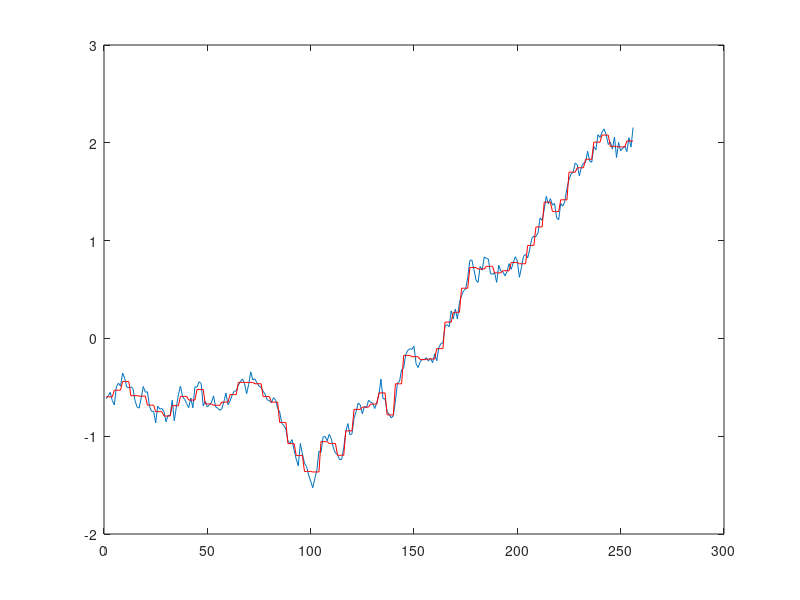

The MATLAB script that drew this image: (Note: this script raises an error after producing the figure.)
% Copyright and terms of use (DO NOT REMOVE):
% The code is made freely available for non-commercial uses only, provided that the copyright
% header in each file not be removed, and suitable citation(s) (see below) be made for papers
% published based on the code.
%
% The code is not optimized for speed, and we are not responsible for any errors that might
% occur in the code.
%
% The copyright of the code is retained by the authors.  By downloading/using this code you
% agree to all the terms stated above.
%
%   Lin, J., Keogh, E., Lonardi, S. & Chiu, B.
%   "A Symbolic Representation of Time Series, with Implications for Streaming Algorithms."
%   In proceedings of the 8th ACM SIGMOD Workshop on Research Issues in Data Mining and
%   Knowledge Discovery. San Diego, CA. June 13, 2003.
%
%
%   Lin, J., Keogh, E., Patel, P. & Lonardi, S.
%   "Finding Motifs in Time Series". In proceedings of the 2nd Workshop on Temporal Data Mining,
%   at the 8th ACM SIGKDD International Conference on Knowledge Discovery and Data Mining.
%   Edmonton, Alberta, Canada. July 23-26, 2002
%
%
% This code provides a step-by-step demo of SAX (Symbolic Aggregate approXimation).  Press enter
% for the next step.
%
%   usage: [str] = sax_demo
%          [str] = sax_demo(data)
%
% Copyright (c) 2003, Eamonn Keogh, Jessica Lin, Stefano Lonardi, Pranav Patel, Li Wei. All rights reserved.
%
function [sax_string] = ts_f_sax_demo(data, flg_pause, alphabet_len, segment_len)

if nargin < 1
    data = random_walk(256);
end

if nargin < 2
    flg_pause = 1;
end

if nargin < 3
    alphabet_len = 10;
end

if nargin < 4
    segment_len = 4;
end

data_len = length(data);
segment_len = data_len / segment_len;

    if alphabet_len > 64
        disp('Currently alphabet_size cannot be larger than 64.  Please update the breakpoint table if you wish to do so');
        return;
    end

    % nseg must be divisible by data length
    if (mod(data_len, segment_len))

        disp('nseg must be divisible by the data length. Aborting ');
        return;

    end;

    % win_size is the number of data points on the raw time series that will be mapped to a
    % single symbol
    window_len = floor(data_len / segment_len);
    struct('flg_pause', flg_pause, 'alphabet_len', alphabet_len, 'data_len', data_len, 'segment_len', segment_len, 'window_len', window_len)

    data = (data - mean(data))/std(data);

    plot(data);

    if flg_pause
        pause;
    end

    % special case: no dimensionality reduction
    if data_len == segment_len
        PAA = data;

    % Convert to PAA.  Note that this line is also in timeseries2symbol, which will be
    % called later.  So it's redundant here and is for the purpose of plotting only.
    else
        PAA = [mean(reshape(data,window_len,segment_len))];
    end

    % plot the PAA segments
    PAA_plot = repmat(PAA', 1, window_len);
    PAA_plot = reshape(PAA_plot', 1, data_len)';

    hold on;
    plot(PAA_plot,'r');

    if flg_pause
        pause;
    end

    % map the segments to string
    str = ts_f_sax(data, data_len, segment_len, alphabet_len);

    % for i = 2:length(alp) disp(['        case ' num2str(i) ', cut_points  = ' mat2str(alp(i).a(2:end)) ';']); end
    % get the breakpoints
    switch alphabet_len
        case 2, cut_points  = 0;
        case 3, cut_points  = [-0.430727299295457 0.430727299295457];
        case 4, cut_points  = [-0.674489750196082 0 0.674489750196082];
        case 5, cut_points  = [-0.841621233572914 -0.2533471031358 0.2533471031358 0.841621233572914];
        case 6, cut_points  = [-0.967421566101701 -0.430727299295457 0 0.430727299295457 0.967421566101701];
        case 7, cut_points  = [-1.06757052387814 -0.565948821932863 -0.180012369792705 0.180012369792705 0.565948821932863 1.06757052387814];
        case 8, cut_points  = [-1.15034938037601 -0.674489750196082 -0.318639363964375 0 0.318639363964375 0.674489750196082 1.15034938037601];
        case 9, cut_points  = [-1.22064034884735 -0.764709673786387 -0.430727299295457 -0.139710298881862 0.139710298881862 0.430727299295457 0.764709673786387 1.22064034884735];
        case 10, cut_points  = [-1.2815515655446 -0.841621233572914 -0.524400512708041 -0.2533471031358 0 0.2533471031358 0.524400512708041 0.841621233572914 1.2815515655446];
        case 11, cut_points  = [-1.33517773611894 -0.908457868537385 -0.604585346583237 -0.348755695517045 -0.114185294321428 0.114185294321428 0.348755695517045 0.604585346583237 0.908457868537385 1.33517773611894];
        case 12, cut_points  = [-1.38299412710064 -0.967421566101701 -0.674489750196082 -0.430727299295457 -0.210428394247925 0 0.210428394247925 0.430727299295457 0.674489750196082 0.967421566101701 1.38299412710064];
        case 13, cut_points  = [-1.42607687227285 -1.0200762327862 -0.73631591737613 -0.502402223373355 -0.293381232121193 -0.0965586152896392 0.0965586152896392 0.293381232121193 0.502402223373355 0.73631591737613 1.0200762327862 1.42607687227285];
        case 14, cut_points  = [-1.46523379268552 -1.06757052387814 -0.791638607743375 -0.565948821932863 -0.36610635680057 -0.180012369792705 0 0.180012369792705 0.36610635680057 0.565948821932863 0.791638607743375 1.06757052387814 1.46523379268552];
        case 15, cut_points  = [-1.50108594604403 -1.11077161663679 -0.841621233572914 -0.622925723210088 -0.430727299295457 -0.2533471031358 -0.0836517339071292 0.0836517339071292 0.2533471031358 0.430727299295457 0.622925723210088 0.841621233572914 1.11077161663679 1.50108594604403];
        case 16, cut_points  = [-1.53412054435255 -1.15034938037601 -0.887146559018876 -0.674489750196082 -0.488776411114669 -0.318639363964375 -0.157310684610171 0 0.157310684610171 0.318639363964375 0.488776411114669 0.674489750196082 0.887146559018876 1.15034938037601 1.53412054435255];
        case 17, cut_points  = [-1.5647264713618 -1.18683143275582 -0.928899491647271 -0.721522283982343 -0.541395085129088 -0.377391943828554 -0.223007830940367 -0.0737912738082727 0.0737912738082727 0.223007830940367 0.377391943828554 0.541395085129088 0.721522283982343 0.928899491647271 1.18683143275582 1.5647264713618];
        case 18, cut_points  = [-1.59321881802305 -1.22064034884735 -0.967421566101701 -0.764709673786387 -0.589455797849778 -0.430727299295457 -0.282216147062508 -0.139710298881862 0 0.139710298881862 0.282216147062508 0.430727299295457 0.589455797849778 0.764709673786387 0.967421566101701 1.22064034884735 1.59321881802305];
        case 19, cut_points  = [-1.61985625863827 -1.25211952026522 -1.00314796766253 -0.8045963803603 -0.633640000779701 -0.47950565333095 -0.336038140371823 -0.199201324789267 -0.0660118123758408 0.0660118123758408 0.199201324789267 0.336038140371823 0.47950565333095 0.633640000779701 0.8045963803603 1.00314796766253 1.25211952026522 1.61985625863827];
        case 20, cut_points  = [-1.64485362695147 -1.2815515655446 -1.03643338949379 -0.841621233572914 -0.674489750196082 -0.524400512708041 -0.385320466407567 -0.2533471031358 -0.125661346855074 0 0.125661346855074 0.2533471031358 0.385320466407567 0.524400512708041 0.674489750196082 0.841621233572914 1.03643338949379 1.2815515655446 1.64485362695147];
        case 21, cut_points  = [-1.66839119394708 -1.30917171678578 -1.06757052387814 -0.876142849246841 -0.712443032389489 -0.565948821932863 -0.430727299295457 -0.302980448056206 -0.180012369792705 -0.059717099785323 0.059717099785323 0.180012369792705 0.302980448056206 0.430727299295457 0.565948821932863 0.712443032389489 0.876142849246841 1.06757052387814 1.30917171678578 1.66839119394708];
        case 22, cut_points  = [-1.6906216295849 -1.33517773611894 -1.09680356209351 -0.908457868537385 -0.747858594763302 -0.604585346583237 -0.472789120992267 -0.348755695517045 -0.229884117579232 -0.114185294321428 0 0.114185294321428 0.229884117579232 0.348755695517045 0.472789120992267 0.604585346583237 0.747858594763302 0.908457868537385 1.09680356209351 1.33517773611894 1.6906216295849];
        case 23, cut_points  = [-1.71167530650973 -1.35973738393861 -1.12433823156864 -0.938814316876903 -0.781033811522709 -0.640666889919105 -0.511936213871329 -0.391196258189472 -0.27592106310796 -0.164210777079331 -0.0545189148481012 0.0545189148481012 0.164210777079331 0.27592106310796 0.391196258189472 0.511936213871329 0.640666889919105 0.781033811522709 0.938814316876903 1.12433823156864 1.35973738393861 1.71167530650973];
        case 24, cut_points  = [-1.73166439612225 -1.38299412710064 -1.15034938037601 -0.967421566101701 -0.812217801499913 -0.674489750196082 -0.548522282698098 -0.430727299295457 -0.318639363964375 -0.210428394247925 -0.104633455614075 0 0.104633455614075 0.210428394247925 0.318639363964375 0.430727299295457 0.548522282698098 0.674489750196082 0.812217801499913 0.967421566101701 1.15034938037601 1.38299412710064 1.73166439612225];
        case 25, cut_points  = [-1.75068607125217 -1.40507156030963 -1.17498679206609 -0.994457883209753 -0.841621233572914 -0.706302562840088 -0.582841507271216 -0.467698799114508 -0.358458793251194 -0.2533471031358 -0.150969215496777 -0.0501535834647338 0.0501535834647338 0.150969215496777 0.2533471031358 0.358458793251194 0.467698799114508 0.582841507271216 0.706302562840088 0.841621233572914 0.994457883209753 1.17498679206609 1.40507156030963 1.75068607125217];
        case 26, cut_points  = [-1.76882503851871 -1.42607687227285 -1.19837970230692 -1.0200762327862 -0.869423773288886 -0.73631591737613 -0.615141104595973 -0.502402223373355 -0.395725295814487 -0.293381232121193 -0.194028142423926 -0.0965586152896392 0 0.0965586152896392 0.194028142423926 0.293381232121193 0.395725295814487 0.502402223373355 0.615141104595973 0.73631591737613 0.869423773288886 1.0200762327862 1.19837970230692 1.42607687227285 1.76882503851871];
        case 27, cut_points  = [-1.78615556126108 -1.44610359291818 -1.22064034884735 -1.0444087948726 -0.895779818883589 -0.764709673786387 -0.645630749275982 -0.535082815086322 -0.430727299295457 -0.330872571726419 -0.23421919391462 -0.139710298881862 -0.0464357247705272 0.0464357247705272 0.139710298881862 0.23421919391462 0.330872571726419 0.430727299295457 0.535082815086322 0.645630749275982 0.764709673786387 0.895779818883589 1.0444087948726 1.22064034884735 1.44610359291818 1.78615556126108];
        case 28, cut_points  = [-1.80274309073919 -1.46523379268552 -1.24186679184332 -1.06757052387814 -0.920822976368379 -0.791638607743375 -0.674489750196082 -0.565948821932863 -0.463707751457179 -0.36610635680057 -0.271880005399261 -0.180012369792705 -0.0896423510757627 0 0.0896423510757627 0.180012369792705 0.271880005399261 0.36610635680057 0.463707751457179 0.565948821932863 0.674489750196082 0.791638607743375 0.920822976368379 1.06757052387814 1.24186679184332 1.46523379268552 1.80274309073919];
        case 29, cut_points  = [-1.81864559285006 -1.4835398594013 -1.26214517662281 -1.08966198194611 -0.944669591394476 -0.8172368220294 -0.70187259542196 -0.595178533333278 -0.494873163568624 -0.399323067349551 -0.307292571201156 -0.217798379927399 -0.130018583307084 -0.0432311911528171 0.0432311911528171 0.130018583307084 0.217798379927399 0.307292571201156 0.399323067349551 0.494873163568624 0.595178533333278 0.70187259542196 0.8172368220294 0.944669591394476 1.08966198194611 1.26214517662281 1.4835398594013 1.81864559285006];
        case 30, cut_points  = [-1.83391463581591 -1.50108594604403 -1.2815515655446 -1.11077161663679 -0.967421566101701 -0.841621233572914 -0.727913290881644 -0.622925723210088 -0.524400512708041 -0.430727299295457 -0.340694827087795 -0.2533471031358 -0.167894004788106 -0.0836517339071292 0 0.0836517339071292 0.167894004788106 0.2533471031358 0.340694827087795 0.430727299295457 0.524400512708041 0.622925723210088 0.727913290881644 0.841621233572914 0.967421566101701 1.11077161663679 1.2815515655446 1.50108594604403 1.83391463581591];
        case 31, cut_points  = [-1.84859628850141 -1.51792915959428 -1.30015343336342 -1.13097760824516 -0.989168627340635 -0.864894358685283 -0.75272879425817 -0.649323913186466 -0.552442584646774 -0.460494539103116 -0.372289360465191 -0.286893916923039 -0.203544231532486 -0.121587382750483 -0.040440508565646 0.040440508565646 0.121587382750483 0.203544231532486 0.286893916923039 0.372289360465191 0.460494539103116 0.552442584646774 0.649323913186466 0.75272879425817 0.864894358685283 0.989168627340635 1.13097760824516 1.30015343336342 1.51792915959428 1.84859628850141];
        case 32, cut_points  = [-1.86273186742165 -1.53412054435255 -1.31801089730354 -1.15034938037601 -1.00999016924958 -0.887146559018876 -0.776421761147928 -0.674489750196082 -0.579132162255556 -0.488776411114669 -0.402250065321725 -0.318639363964375 -0.237202109328788 -0.157310684610171 -0.0784124127331121 0 0.0784124127331121 0.157310684610171 0.237202109328788 0.318639363964375 0.402250065321725 0.488776411114669 0.579132162255556 0.674489750196082 0.776421761147928 0.887146559018876 1.00999016924958 1.15034938037601 1.31801089730354 1.53412054435255 1.86273186742165];
        case 33, cut_points  = [-1.8763585618946 -1.54970590073659 -1.33517773611894 -1.16894884453148 -1.02995676222537 -0.908457868537385 -0.799082762135179 -0.69852571034506 -0.604585346583237 -0.515704793693038 -0.430727299295457 -0.348755695517045 -0.269066137854314 -0.191052006146174 -0.114185294321428 -0.0379883512302823 0.0379883512302823 0.114185294321428 0.191052006146174 0.269066137854314 0.348755695517045 0.430727299295457 0.515704793693038 0.604585346583237 0.69852571034506 0.799082762135179 0.908457868537385 1.02995676222537 1.16894884453148 1.33517773611894 1.54970590073659 1.8763585618946];
        case 34, cut_points  = [-1.88950996033343 -1.5647264713618 -1.35170223993066 -1.18683143275582 -1.04913139796397 -0.928899491647271 -0.82079208833238 -0.721522283982343 -0.62890421763219 -0.541395085129088 -0.457851931012495 -0.377391943828554 -0.299306910465667 -0.223007830940367 -0.147987109725839 -0.0737912738082727 0 0.0737912738082727 0.147987109725839 0.223007830940367 0.299306910465667 0.377391943828554 0.457851931012495 0.541395085129088 0.62890421763219 0.721522283982343 0.82079208833238 0.928899491647271 1.04913139796397 1.18683143275582 1.35170223993066 1.5647264713618 1.88950996033343];
        case 35, cut_points  = [-1.90221649578202 -1.57921951928357 -1.36762792331569 -1.2040469600267 -1.06757052387814 -0.948535040826638 -0.841621233572914 -0.743559756879431 -0.652178986342786 -0.565948821932863 -0.483738553046103 -0.404677904530047 -0.328072107531651 -0.2533471031358 -0.180012369792705 -0.107634392383102 -0.0358166316600694 0.0358166316600694 0.107634392383102 0.180012369792705 0.2533471031358 0.328072107531651 0.404677904530047 0.483738553046103 0.565948821932863 0.652178986342786 0.743559756879431 0.841621233572914 0.948535040826638 1.06757052387814 1.2040469600267 1.36762792331569 1.57921951928357 1.90221649578202];
        case 36, cut_points  = [-1.91450582505556 -1.59321881802305 -1.38299412710064 -1.22064034884735 -1.08532490807676 -0.967421566101701 -0.861634120174172 -0.764709673786387 -0.674489750196082 -0.589455797849778 -0.508488059109357 -0.430727299295457 -0.355490417839531 -0.282216147062508 -0.210428394247925 -0.139710298881862 -0.0696849203184555 0 0.0696849203184555 0.139710298881862 0.210428394247925 0.282216147062508 0.355490417839531 0.430727299295457 0.508488059109357 0.589455797849778 0.674489750196082 0.764709673786387 0.861634120174172 0.967421566101701 1.08532490807676 1.22064034884735 1.38299412710064 1.59321881802305 1.91450582505556];
        case 37, cut_points  = [-1.92640315296398 -1.60675506896924 -1.3978365289711 -1.23665224151991 -1.10244036701516 -0.98561041686727 -0.88088811958693 -0.785036049876892 -0.695907936878958 -0.611995793699595 -0.532189730919304 -0.455640313737879 -0.381674653765563 -0.30974253153853 -0.239380162671753 -0.170184724112369 -0.101795599094705 -0.0338798354034919 0.0338798354034919 0.101795599094705 0.170184724112369 0.239380162671753 0.30974253153853 0.381674653765563 0.455640313737879 0.532189730919304 0.611995793699595 0.695907936878958 0.785036049876892 0.88088811958693 0.98561041686727 1.10244036701516 1.23665224151991 1.3978365289711 1.60675506896924 1.92640315296398];
        case 38, cut_points  = [-1.93793151085283 -1.61985625863827 -1.41218757890616 -1.25211952026522 -1.11895838106256 -1.00314796766253 -0.899434907667234 -0.8045963803603 -0.716497500177991 -0.633640000779701 -0.554922942702654 -0.47950565333095 -0.406724251871364 -0.336038140371823 -0.266994125404953 -0.199201324789267 -0.132312852276171 -0.0660118123758408 0 0.0660118123758408 0.132312852276171 0.199201324789267 0.266994125404953 0.336038140371823 0.406724251871364 0.47950565333095 0.554922942702654 0.633640000779701 0.716497500177991 0.8045963803603 0.899434907667234 1.00314796766253 1.11895838106256 1.25211952026522 1.41218757890616 1.61985625863827 1.93793151085283];
        case 39, cut_points  = [-1.94911199693989 -1.63254796584635 -1.42607687227285 -1.26707575126644 -1.13491661799349 -1.0200762327862 -0.917321185619228 -0.823442487223818 -0.736315917376129 -0.654452200732004 -0.576758564507798 -0.502402223373355 -0.430727299295457 -0.361201637711319 -0.293381232121193 -0.226885444535879 -0.161379042734239 -0.0965586152896389 -0.0321417933273382 0.0321417933273382 0.0965586152896389 0.161379042734239 0.226885444535879 0.293381232121193 0.361201637711319 0.430727299295457 0.502402223373355 0.576758564507798 0.654452200732004 0.736315917376129 0.823442487223818 0.917321185619228 1.0200762327862 1.13491661799349 1.26707575126644 1.42607687227285 1.63254796584635 1.94911199693989];
        case 40, cut_points  = [-1.95996398454005 -1.64485362695147 -1.43953147093846 -1.2815515655446 -1.15034938037601 -1.03643338949379 -0.93458929107348 -0.841621233572914 -0.755415026360469 -0.674489750196082 -0.597760126042478 -0.524400512708041 -0.45376219016988 -0.385320466407567 -0.318639363964375 -0.2533471031358 -0.189118426272792 -0.125661346855074 -0.0627067779432139 0 0.0627067779432139 0.125661346855074 0.189118426272792 0.2533471031358 0.318639363964375 0.385320466407567 0.45376219016988 0.524400512708041 0.597760126042478 0.674489750196082 0.755415026360469 0.841621233572914 0.93458929107348 1.03643338949379 1.15034938037601 1.2815515655446 1.43953147093846 1.64485362695147 1.95996398454005];
        case 41, cut_points  = [-1.97050530317033 -1.65679476581598 -1.452576180812 -1.29557498709769 -1.16528798969668 -1.05225422555623 -0.951277718729092 -0.85917512959585 -0.773841732337253 -0.693804407736368 -0.617984788468504 -0.545563741822596 -0.475898990436679 -0.408472481974124 -0.342855305390327 -0.27868339741722 -0.215640104012582 -0.153443198823334 -0.0918348329542223 -0.0305733998209062 0.0305733998209062 0.0918348329542223 0.153443198823334 0.215640104012582 0.27868339741722 0.342855305390327 0.408472481974124 0.475898990436679 0.545563741822596 0.617984788468504 0.693804407736368 0.773841732337253 0.85917512959585 0.951277718729092 1.05225422555623 1.16528798969668 1.29557498709769 1.452576180812 1.65679476581598 1.97050530317033];
        case 42, cut_points  = [-1.98075239664728 -1.66839119394708 -1.46523379268552 -1.30917171678578 -1.17976111761186 -1.06757052387814 -0.967421566101701 -0.876142849246841 -0.791638607743375 -0.712443032389489 -0.637484160962377 -0.565948821932863 -0.497200570681554 -0.430727299295457 -0.36610635680057 -0.302980448056206 -0.241040393886027 -0.180012369792705 -0.119648113039842 -0.059717099785323 0 0.059717099785323 0.119648113039842 0.180012369792705 0.241040393886027 0.302980448056206 0.36610635680057 0.430727299295457 0.497200570681554 0.565948821932863 0.637484160962377 0.712443032389489 0.791638607743375 0.876142849246841 0.967421566101701 1.06757052387814 1.17976111761186 1.30917171678578 1.46523379268552 1.66839119394708 1.98075239664728];
        case 43, cut_points  = [-1.99072046158203 -1.67966118531581 -1.47752529201884 -1.32236537889972 -1.1937950727831 -1.0824113944611 -0.98305291689619 -0.89255967293445 -0.808844404113396 -0.730448176998166 -0.656304990866762 -0.585607161223859 -0.517723552817667 -0.452147410767536 -0.388461663983111 -0.326314992004794 -0.265404753824975 -0.205464409067124 -0.14625393380431 -0.0875522464861797 -0.0291509685231212 0.0291509685231212 0.0875522464861797 0.14625393380431 0.205464409067124 0.265404753824975 0.326314992004794 0.388461663983111 0.452147410767536 0.517723552817667 0.585607161223859 0.656304990866762 0.730448176998166 0.808844404113396 0.89255967293445 0.98305291689619 1.0824113944611 1.1937950727831 1.32236537889972 1.47752529201884 1.67966118531581 1.99072046158203];
        case 44, cut_points  = [-2.00042356910598 -1.6906216295849 -1.48947004232794 -1.33517773611894 -1.2074140502222 -1.09680356209351 -0.998201172152886 -0.908457868537385 -0.825494490929236 -0.747858594763302 -0.674489750196082 -0.604585346583237 -0.537519106202773 -0.472789120992267 -0.409983322187337 -0.348755695517045 -0.288809355074463 -0.229884117579232 -0.171747089637512 -0.114185294321428 -0.0569996743583745 0 0.0569996743583745 0.114185294321428 0.171747089637512 0.229884117579232 0.288809355074463 0.348755695517045 0.409983322187337 0.472789120992267 0.537519106202773 0.604585346583237 0.674489750196082 0.747858594763302 0.825494490929236 0.908457868537385 0.998201172152886 1.09680356209351 1.2074140502222 1.33517773611894 1.48947004232794 1.6906216295849 2.00042356910598];
        case 45, cut_points  = [-2.00987477219539 -1.70128816685226 -1.50108594604403 -1.34762887757489 -1.22064034884735 -1.11077161663679 -1.01289333744469 -0.923867020744313 -0.841621233572914 -0.764709673786387 -0.692077136614013 -0.622925723210088 -0.556633621067211 -0.492703333060041 -0.430727299295457 -0.37036424480676 -0.311322379644141 -0.2533471031358 -0.196211733645184 -0.139710298881862 -0.0836517339071292 -0.0278550269854588 0.0278550269854588 0.0836517339071292 0.139710298881862 0.196211733645184 0.2533471031358 0.311322379644141 0.37036424480676 0.430727299295457 0.492703333060041 0.556633621067211 0.622925723210088 0.692077136614013 0.764709673786387 0.841621233572914 0.923867020744313 1.01289333744469 1.11077161663679 1.22064034884735 1.34762887757489 1.50108594604403 1.70128816685226 2.00987477219539];
        case 46, cut_points  = [-2.01908620058314 -1.71167530650973 -1.51238958606768 -1.35973738393861 -1.23349456196869 -1.12433823156864 -1.027154272915 -0.938814316876903 -0.857254320221178 -0.781033811522709 -0.709102503409024 -0.640666889919105 -0.575109281278438 -0.511936213871329 -0.450744212615359 -0.391196258189472 -0.333005098197297 -0.27592106310796 -0.21972291581858 -0.164210777079331 -0.109200481691432 -0.0545189148481012 0 0.0545189148481012 0.109200481691432 0.164210777079331 0.21972291581858 0.27592106310796 0.333005098197297 0.391196258189472 0.450744212615359 0.511936213871329 0.575109281278438 0.640666889919105 0.709102503409024 0.781033811522709 0.857254320221178 0.938814316876903 1.027154272915 1.12433823156864 1.23349456196869 1.35973738393861 1.51238958606768 1.71167530650973 2.01908620058314];
        case 47, cut_points  = [-2.02806914493391 -1.72179653240106 -1.52339635071863 -1.37152047280283 -1.24599574462694 -1.13752435547256 -1.04100691175612 -0.953324795893626 -0.87242104571719 -0.796860738826713 -0.725598230194562 -0.657844124431858 -0.592984553981632 -0.530529760189066 -0.470079986348763 -0.411302053760771 -0.353912771664911 -0.297666850186396 -0.242347851741802 -0.187761229176118 -0.133728811791069 -0.0800842957968131 -0.0266694193761599 0.0266694193761599 0.0800842957968131 0.133728811791069 0.187761229176118 0.242347851741802 0.297666850186396 0.353912771664911 0.411302053760771 0.470079986348763 0.530529760189066 0.592984553981632 0.657844124431858 0.725598230194562 0.796860738826713 0.87242104571719 0.953324795893626 1.04100691175612 1.13752435547256 1.24599574462694 1.37152047280283 1.52339635071863 1.72179653240106 2.02806914493391];
        case 48, cut_points  = [-2.03683413170139 -1.73166439612225 -1.53412054435255 -1.38299412710064 -1.2581615610631 -1.15034938037601 -1.05447245177005 -0.967421566101701 -0.887146559018876 -0.812217801499913 -0.741594043861517 -0.674489750196082 -0.610294610186332 -0.548522282698098 -0.488776411114669 -0.430727299295457 -0.374095410197723 -0.318639363964375 -0.264146976825924 -0.210428394247925 -0.157310684610171 -0.104633455614075 -0.0522451803759405 0 0.0522451803759405 0.104633455614075 0.157310684610171 0.210428394247925 0.264146976825924 0.318639363964375 0.374095410197723 0.430727299295457 0.488776411114669 0.548522282698098 0.610294610186332 0.674489750196082 0.741594043861517 0.812217801499913 0.887146559018876 0.967421566101701 1.05447245177005 1.15034938037601 1.2581615610631 1.38299412710064 1.53412054435255 1.73166439612225 2.03683413170139];
        case 49, cut_points  = [-2.04539098987329 -1.7412906000252 -1.54457548556325 -1.39417320886912 -1.27000841507014 -1.16283129020078 -1.06757052387814 -0.981125996162176 -0.901454079673676 -0.82713020584163 -0.757117297570861 -0.690633454112706 -0.627071687663682 -0.565948821932863 -0.506871622557933 -0.449513565456691 -0.393598415796924 -0.338888301553315 -0.285174828345129 -0.232272293482626 -0.180012369792705 -0.128239825980313 -0.0768089757694082 -0.0255806291232526 0.0255806291232526 0.0768089757694082 0.128239825980313 0.180012369792705 0.232272293482626 0.285174828345129 0.338888301553315 0.393598415796924 0.449513565456691 0.506871622557933 0.565948821932863 0.627071687663682 0.690633454112706 0.757117297570861 0.82713020584163 0.901454079673676 0.981125996162176 1.06757052387814 1.16283129020078 1.27000841507014 1.39417320886912 1.54457548556325 1.7412906000252 2.04539098987329];
        case 50, cut_points  = [-2.05374891063182 -1.75068607125217 -1.55477359459685 -1.40507156030963 -1.2815515655446 -1.17498679206609 -1.08031934081496 -0.994457883209753 -0.915365087842814 -0.841621233572914 -0.772193214188685 -0.706302562840088 -0.643345405392917 -0.582841507271216 -0.524400512708041 -0.467698799114508 -0.412463129441405 -0.358458793251194 -0.305480788099397 -0.2533471031358 -0.201893479141851 -0.150969215496777 -0.10043372051147 -0.0501535834647338 0 0.0501535834647338 0.10043372051147 0.150969215496777 0.201893479141851 0.2533471031358 0.305480788099397 0.358458793251194 0.412463129441405 0.467698799114508 0.524400512708041 0.582841507271216 0.643345405392917 0.706302562840088 0.772193214188685 0.841621233572914 0.915365087842814 0.994457883209753 1.08031934081496 1.17498679206609 1.2815515655446 1.40507156030963 1.55477359459685 1.75068607125217 2.05374891063182];
        case 51, cut_points  = [-2.06191650080946 -1.75986102793353 -1.5647264713618 -1.41570209380051 -1.29280522919942 -1.18683143275582 -1.09273582872572 -1.00743560128731 -0.928899491647271 -0.855712430592972 -0.786845099455005 -0.721522283982343 -0.659143037113206 -0.599229868099345 -0.541395085129088 -0.485317730254962 -0.430727299295457 -0.377391943828554 -0.325109711425282 -0.273701889612983 -0.223007830940367 -0.172880832750767 -0.123184771485879 -0.0737912738082727 -0.0245772610640276 0.0245772610640276 0.0737912738082727 0.123184771485879 0.172880832750767 0.223007830940367 0.273701889612983 0.325109711425282 0.377391943828554 0.430727299295457 0.485317730254962 0.541395085129088 0.599229868099345 0.659143037113206 0.721522283982343 0.786845099455005 0.855712430592972 0.928899491647271 1.00743560128731 1.09273582872572 1.18683143275582 1.29280522919942 1.41570209380051 1.5647264713618 1.75986102793353 2.06191650080946];
        case 52, cut_points  = [-2.06990183089505 -1.76882503851871 -1.57444496521704 -1.42607687227285 -1.30378267210349 -1.19837970230692 -1.10483574396211 -1.0200762327862 -0.942075774995776 -0.869423773288886 -0.80109452928195 -0.73631591737613 -0.674489750196082 -0.615141104595973 -0.557884762839599 -0.502402223373355 -0.448425483305935 -0.395725295814487 -0.344102462883016 -0.293381232121193 -0.243404177810631 -0.194028142423926 -0.145120941210774 -0.0965586152896392 -0.0482230735559219 0 0.0482230735559219 0.0965586152896392 0.145120941210774 0.194028142423926 0.243404177810631 0.293381232121193 0.344102462883016 0.395725295814487 0.448425483305935 0.502402223373355 0.557884762839599 0.615141104595973 0.674489750196082 0.73631591737613 0.80109452928195 0.869423773288886 0.942075774995776 1.0200762327862 1.10483574396211 1.19837970230692 1.30378267210349 1.42607687227285 1.57444496521704 1.76882503851871 2.06990183089505];
        case 53, cut_points  = [-2.07771247824077 -1.77758707507339 -1.58393923755113 -1.43620718115479 -1.31449629146787 -1.20964512638236 -1.11663377702084 -1.03239568516491 -0.954911128553996 -0.882773815517318 -0.814961514850329 -0.750705040808863 -0.689408814978447 -0.630600324263671 -0.573896656348187 -0.518981582211196 -0.465589396943837 -0.413493227930256 -0.362496374813799 -0.312425752996715 -0.263126823295887 -0.214459586272228 -0.166295346135097 -0.118514032206798 -0.0710019212505683 -0.0236496409306192 0.0236496409306192 0.0710019212505683 0.118514032206798 0.166295346135097 0.214459586272228 0.263126823295887 0.312425752996715 0.362496374813799 0.413493227930256 0.465589396943837 0.518981582211196 0.573896656348187 0.630600324263671 0.689408814978447 0.750705040808863 0.814961514850329 0.882773815517318 0.954911128553996 1.03239568516491 1.11663377702084 1.20964512638236 1.31449629146787 1.43620718115479 1.58393923755113 1.77758707507339 2.07771247824077];
        case 54, cut_points  = [-2.08535556603183 -1.78615556126108 -1.59321881802305 -1.44610359291818 -1.32495768889298 -1.22064034884735 -1.12814364527876 -1.0444087948726 -0.967421566101701 -0.895779818883589 -0.828464648581134 -0.764709673786387 -0.703921788828513 -0.645630749275982 -0.589455797849778 -0.535082815086322 -0.482248214837923 -0.430727299295457 -0.380325641763631 -0.330872571726419 -0.282216147062508 -0.23421919391462 -0.186756121063737 -0.139710298881862 -0.0929718485610739 -0.0464357247705272 0 0.0464357247705272 0.0929718485610739 0.139710298881862 0.186756121063737 0.23421919391462 0.282216147062508 0.330872571726419 0.380325641763631 0.430727299295457 0.482248214837923 0.535082815086322 0.589455797849778 0.645630749275982 0.703921788828513 0.764709673786387 0.828464648581134 0.895779818883589 0.967421566101701 1.0444087948726 1.12814364527876 1.22064034884735 1.32495768889298 1.44610359291818 1.59321881802305 1.78615556126108 2.08535556603183];
        case 55, cut_points  = [-2.09283779850577 -1.79453841562937 -1.60229265521588 -1.45577602511702 -1.33517773611894 -1.23137720576342 -1.13937817593599 -1.05612942011718 -0.979622028183723 -0.908457868537385 -0.841621233572914 -0.778348422384844 -0.71804867851301 -0.660253898854463 -0.604585346583237 -0.550730866782214 -0.498428833458718 -0.447456548048964 -0.397621661276507 -0.348755695517045 -0.30070905457492 -0.2533471031358 -0.206547024418835 -0.160195247839394 -0.114185294321428 -0.0684159247003455 -0.022789502280392 0.022789502280392 0.0684159247003455 0.114185294321428 0.160195247839394 0.206547024418835 0.2533471031358 0.30070905457492 0.348755695517045 0.397621661276507 0.447456548048964 0.498428833458718 0.550730866782214 0.604585346583237 0.660253898854463 0.71804867851301 0.778348422384844 0.841621233572914 0.908457868537385 0.979622028183723 1.05612942011718 1.13937817593599 1.23137720576342 1.33517773611894 1.45577602511702 1.60229265521588 1.79453841562937 2.09283779850577];
        case 56, cut_points  = [-2.10016549284447 -1.80274309073919 -1.61116916235268 -1.46523379268552 -1.34516663417664 -1.24186679184332 -1.15034938037601 -1.06757052387814 -0.991526474677331 -0.920822976368379 -0.854447398695989 -0.791638607743375 -0.731808083859617 -0.674489750196082 -0.619306769508776 -0.565948821932863 -0.514156100744534 -0.463707751457179 -0.414413329600077 -0.36610635680057 -0.318639363964375 -0.271880005399261 -0.225707953860159 -0.180012369792705 -0.13468979400892 -0.0896423510757627 -0.0447761766955164 0 0.0447761766955164 0.0896423510757627 0.13468979400892 0.180012369792705 0.225707953860159 0.271880005399261 0.318639363964375 0.36610635680057 0.414413329600077 0.463707751457179 0.514156100744534 0.565948821932863 0.619306769508776 0.674489750196082 0.731808083859617 0.791638607743375 0.854447398695989 0.920822976368379 0.991526474677331 1.06757052387814 1.15034938037601 1.24186679184332 1.34516663417664 1.46523379268552 1.61116916235268 1.80274309073919 2.10016549284447];
        case 57, cut_points  = [-2.1073446081073 -1.81077660860448 -1.61985625863827 -1.47448565515997 -1.35493396671422 -1.25211952026522 -1.16106852098169 -1.07874424836397 -1.00314796766253 -0.93288917320597 -0.866958201203544 -0.8045963803603 -0.745217325237565 -0.688356880905426 -0.633640000779701 -0.58075808400855 -0.529453017544789 -0.47950565333095 -0.430727299295457 -0.382953306125502 -0.336038140371823 -0.289851529166503 -0.244275387814434 -0.199201324789267 -0.154528574694707 -0.110162247968405 -0.0660118123758408 -0.0219897393775453 0.0219897393775453 0.0660118123758408 0.110162247968405 0.154528574694707 0.199201324789267 0.244275387814434 0.289851529166503 0.336038140371823 0.382953306125502 0.430727299295457 0.47950565333095 0.529453017544789 0.58075808400855 0.633640000779701 0.688356880905426 0.745217325237565 0.8045963803603 0.866958201203544 0.93288917320597 1.00314796766253 1.07874424836397 1.16106852098169 1.25211952026522 1.35493396671422 1.47448565515997 1.61985625863827 1.81077660860448 2.1073446081073];
        case 58, cut_points  = [-2.11438077152756 -1.81864559285006 -1.62836140671691 -1.4835398594013 -1.36448874817033 -1.26214517662281 -1.17154617130276 -1.08966198194611 -1.0144987457841 -0.944669591394476 -0.87916771844457 -0.8172368220294 -0.758292556991151 -0.70187259542196 -0.647603582924978 -0.595178533333278 -0.54434091493561 -0.494873163568624 -0.446588204506179 -0.399323067349551 -0.352933986126917 -0.307292571201156 -0.262282765391622 -0.217798379927399 -0.173741061911773 -0.130018583307084 -0.086543367915016 -0.0432311911528171 0 0.0432311911528171 0.086543367915016 0.130018583307084 0.173741061911773 0.217798379927399 0.262282765391622 0.307292571201156 0.352933986126917 0.399323067349551 0.446588204506179 0.494873163568624 0.54434091493561 0.595178533333278 0.647603582924978 0.70187259542196 0.758292556991151 0.8172368220294 0.87916771844457 0.944669591394476 1.0144987457841 1.08966198194611 1.17154617130276 1.26214517662281 1.36448874817033 1.4835398594013 1.62836140671691 1.81864559285006 2.11438077152756];
        case 59, cut_points  = [-2.121279302454 -1.82635629794391 -1.6366916466734 -1.49240417832036 -1.37383946737708 -1.27195296768421 -1.18179227034912 -1.10033441945908 -1.02559029112787 -0.956176538920062 -0.89108913003411 -0.829574036981827 -0.771048868639644 -0.715053037549922 -0.661214792201314 -0.609228667013998 -0.558839610796775 -0.50983153383249 -0.462018858649121 -0.415240160826071 -0.369353293606743 -0.324231584137303 -0.27976081477123 -0.235836786011091 -0.19236331372251 -0.149250551655803 -0.10641355691565 -0.0637710345576306 -0.021244210365719 0.021244210365719 0.0637710345576306 0.10641355691565 0.149250551655803 0.19236331372251 0.235836786011091 0.27976081477123 0.324231584137303 0.369353293606743 0.415240160826071 0.462018858649121 0.50983153383249 0.558839610796775 0.609228667013998 0.661214792201314 0.715053037549922 0.771048868639644 0.829574036981827 0.89108913003411 0.956176538920062 1.02559029112787 1.10033441945908 1.18179227034912 1.27195296768421 1.37383946737708 1.49240417832036 1.6366916466734 1.82635629794391 2.121279302454];
        case 60, cut_points  = [-2.12804523418499 -1.83391463581591 -1.64485362695147 -1.50108594604403 -1.38299412710064 -1.2815515655446 -1.19181617168139 -1.11077161663679 -1.03643338949379 -0.967421566101701 -0.902734791643865 -0.841621233572914 -0.783500375389774 -0.727913290881644 -0.674489750196082 -0.622925723210088 -0.572967548495463 -0.524400512708041 -0.477040428489444 -0.430727299295457 -0.385320466407568 -0.340694827087795 -0.296737838259898 -0.2533471031358 -0.210428394247925 -0.167894004788106 -0.125661346855074 -0.0836517339071292 -0.0417892978164539 0 0.0417892978164539 0.0836517339071292 0.125661346855074 0.167894004788106 0.210428394247925 0.2533471031358 0.296737838259898 0.340694827087795 0.385320466407568 0.430727299295457 0.477040428489444 0.524400512708041 0.572967548495463 0.622925723210088 0.674489750196082 0.727913290881644 0.783500375389774 0.841621233572914 0.902734791643865 0.967421566101701 1.03643338949379 1.11077161663679 1.19181617168139 1.2815515655446 1.38299412710064 1.50108594604403 1.64485362695147 1.83391463581591 2.12804523418499];
        case 61, cut_points  = [-2.13468333391306 -1.84132620013723 -1.65285363251701 -1.50959208990538 -1.3919602799626 -1.29094914768227 -1.20162668788281 -1.1209830393527 -1.04703818482935 -0.978415525720013 -0.914116301414475 -0.853390797663431 -0.79566029928393 -0.740467468641571 -0.687443523449877 -0.636285791799107 -0.586741920076347 -0.53859848315853 -0.491672587911351 -0.445805560400676 -0.400858113491923 -0.356706584870012 -0.313239960732027 -0.270357483332753 -0.227966696566032 -0.185981822220581 -0.144322386314604 -0.102912033721444 -0.0616774825659391 -0.0205475791820155 0.0205475791820155 0.0616774825659391 0.102912033721444 0.144322386314604 0.185981822220581 0.227966696566032 0.270357483332753 0.313239960732027 0.356706584870012 0.400858113491923 0.445805560400676 0.491672587911351 0.53859848315853 0.586741920076347 0.636285791799107 0.687443523449877 0.740467468641571 0.79566029928393 0.853390797663431 0.914116301414475 0.978415525720013 1.04703818482935 1.1209830393527 1.20162668788281 1.29094914768227 1.3919602799626 1.50959208990538 1.65285363251701 1.84132620013723 2.13468333391306];
        case 62, cut_points  = [-2.14119812097202 -1.84859628850141 -1.66069761055404 -1.51792915959428 -1.40074506113058 -1.30015343336342 -1.21123213092134 -1.13097760824516 -1.05741422848638 -0.989168627340635 -0.925244559854151 -0.864894358685283 -0.807541042120077 -0.75272879425817 -0.700090212607567 -0.649323913186466 -0.600178775989845 -0.552442584646774 -0.505933654165812 -0.460494539103116 -0.415987220189675 -0.372289360465191 -0.329291346978122 -0.286893916923039 -0.245006223037321 -0.203544231532486 -0.162429372641286 -0.121587382750483 -0.0809472904812959 -0.040440508565646 0 0.040440508565646 0.0809472904812959 0.121587382750483 0.162429372641286 0.203544231532486 0.245006223037321 0.286893916923039 0.329291346978122 0.372289360465191 0.415987220189675 0.460494539103116 0.505933654165812 0.552442584646774 0.600178775989845 0.649323913186466 0.700090212607567 0.75272879425817 0.807541042120077 0.864894358685283 0.925244559854151 0.989168627340635 1.05741422848638 1.13097760824516 1.21123213092134 1.30015343336342 1.40074506113058 1.51792915959428 1.66069761055404 1.84859628850141 2.14119812097202];
        case 63, cut_points  = [-2.14759388355604 -1.85572992272011 -1.66839119394708 -1.52610335376371 -1.40935521811851 -1.30917171678578 -1.22064034884735 -1.1407637392346 -1.06757052387814 -0.999690486489137 -0.93612982397263 -0.876142849246841 -0.819154251121989 -0.764709673786387 -0.712443032389489 -0.662054166749995 -0.613293123085799 -0.565948821932863 -0.519840708940887 -0.474812482750093 -0.430727299295457 -0.387464044551579 -0.344914392533265 -0.302980448056206 -0.261572829651302 -0.220609086463414 -0.180012369792705 -0.139710298881862 -0.0996339740365978 -0.059717099785323 -0.0198951875980799 0.0198951875980799 0.059717099785323 0.0996339740365978 0.139710298881862 0.180012369792705 0.220609086463414 0.261572829651302 0.302980448056206 0.344914392533265 0.387464044551579 0.430727299295457 0.474812482750093 0.519840708940887 0.565948821932863 0.613293123085799 0.662054166749995 0.712443032389489 0.764709673786387 0.819154251121989 0.876142849246841 0.93612982397263 0.999690486489137 1.06757052387814 1.1407637392346 1.22064034884735 1.30917171678578 1.40935521811851 1.52610335376371 1.66839119394708 1.85572992272011 2.14759388355604];
        case 64, cut_points  = [-2.15387469406146 -1.86273186742165 -1.67593972277344 -1.53412054435255 -1.41779713799627 -1.31801089730354 -1.22985875921659 -1.15034938037601 -1.07751556704028 -1.00999016924958 -0.946781756301046 -0.887146559018876 -0.830510878205399 -0.776421761147928 -0.724514383492365 -0.674489750196082 -0.626099012346421 -0.579132162255556 -0.533409706241281 -0.488776411114669 -0.445096524985516 -0.402250065321725 -0.360129891789569 -0.318639363964375 -0.277690439821577 -0.237202109328788 -0.197099084294312 -0.157310684610171 -0.117769874579095 -0.0784124127331121 -0.0391760855030976 0 0.0391760855030976 0.0784124127331121 0.117769874579095 0.157310684610171 0.197099084294312 0.237202109328788 0.277690439821577 0.318639363964375 0.360129891789569 0.402250065321725 0.445096524985516 0.488776411114669 0.533409706241281 0.579132162255556 0.626099012346421 0.674489750196082 0.724514383492365 0.776421761147928 0.830510878205399 0.887146559018876 0.946781756301046 1.00999016924958 1.07751556704028 1.15034938037601 1.22985875921659 1.31801089730354 1.41779713799627 1.53412054435255 1.67593972277344 1.86273186742165 2.15387469406146];
        otherwise, disp('WARNING:: Alphabet size too big');
    end;

    % draw the gray guide lines in the background
    guidelines = repmat(cut_points', 1, data_len);
    plot(guidelines', 'color', [0.8 0.8 0.8]);
    hold on

    if flg_pause
        pause;
    end

    color = {'g', 'y', 'm', 'c'};
    symbols = {'a', 'b', 'c', 'd', 'e', 'f', 'g', 'h', 'i', 'j', 'k', 'l', 'm', 'n', 'o', 'p', 'q', 'r', 's', 't', 'u', 'v', 'w', 'x', 'y', 'z', 'A', 'B', 'C', 'D', 'E', 'F', 'G', 'H', 'I', 'J', 'K', 'L', 'M', 'N', 'O', 'P', 'Q', 'R', 'S', 'T', 'U', 'V', 'W', 'X', 'Y', 'Z', '0', '1', '2', '3', '4', '5', '6', '7', '8', '9', '*', '+', '-', '/'};

    % high-light the segments and assign them to symbols
    for i = 1 : segment_len

        % get the x coordinates for the segments
        x_start = (i-1) * window_len + 1;
        x_end   = x_start + window_len - 1;
        x_mid   = x_start + (x_end - x_start) / 2;

        % color-code each segment
        colorIndex = rem(str(i),length(color))+1;

        % draw the segments
        plot([x_start:x_end],PAA_plot([x_start:x_end]), 'color', color{colorIndex}, 'linewidth', 3);

        % show symbols
        text(x_mid, PAA_plot(x_start), symbols{str(i)}, 'fontsize', 14);
    end

    sax_string = symbols(str);
%end


%------------------------------------------------------------------------------------------
% Make random walk data
%------------------------------------------------------------------------------------------

function r = random_walk(n)
% r = random_walk(n)
% n: length of random walk time series
%
% This is the continuous analog of symmetric random walk, each increment y(s+t)-y(s) is
% Gaussian with distribution N(0,t^2) and increments over disjoint intervals are independent.
% It is typically simulated as an approximating random walk in discrete time.

sigma=1;
r=[0 cumsum(sigma.*randn(1,n-1))]; % standard Brownian motion